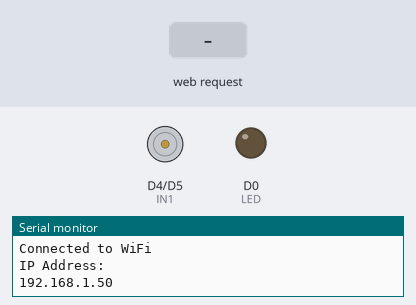
Simulated run of this sketch. Board: ESP8266 (NodeMCU). Parts: motor-driver pin pairs drawn as motors (green arrow = first pin HIGH = forward, orange = second pin HIGH = backward, longer = more drive, scaled by the enable pin), output pins drawn as LEDs (lit = HIGH), the last lines printed to the serial monitor. The test bench sets the inputs (shaded band). WiFi joins after 1.5 s; servers stay silent unless stated.

Above: at 3.2 s.
3.3 s: HTTP request GET /control?command=forward received
At 4.5 s:
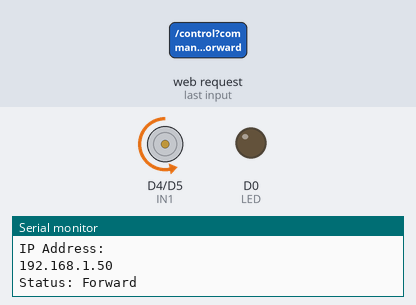
4.8 s: HTTP request GET /control?command=backward received
At 5.7 s:
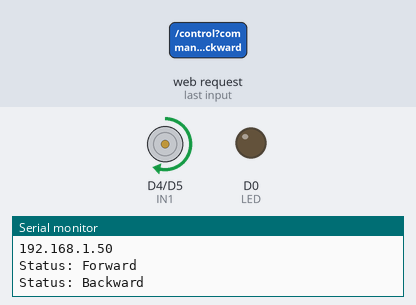
Timing chart, 0 to 7.8 s (numbered marks = the images above; inputs shaded):
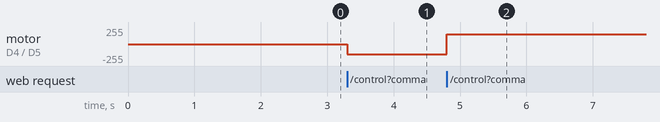

Measured:
- after the input at 3.3 s, motor on D4 (IN1) / D5 (IN2): stopped → backward 150/255 at once
- after the input at 4.8 s, motor on D4 (IN1) / D5 (IN2): backward 150/255 → forward 150/255 at once

The sketch:

DC_sensors_wifi.ino
```cpp
#include <ESP8266WiFi.h>
#include <ESP8266WebServer.h>
#include <DHT.h>

// Config
ESP8266WebServer server(80);

const char* ssid = "Linh";
const char* password = "0901176132@";

const int ENA = D6;
const int IN1 = D4;
const int IN2 = D5;
int speedMotor = 150;

const int LED = D0;

const int TRIG = D1;
const int ECHO = D2;
unsigned long duration;

const int LIGHT_OR_GAS = A0;

const int DHTPIN = D3;
const int DHTTYPE = DHT11;

DHT TEMP_HUM(DHTPIN, DHTTYPE);


float data;
String command;
unsigned long lastSensorReadTime = 0;
String currentState ="";

void connectWiFi() {
    Serial.println("Connecting to WiFi");
    WiFi.begin(ssid, password);

    while (WiFi.status() != WL_CONNECTED) {
      delay(1000);
      Serial.println("Connecting...");
    }

    Serial.println("Connected to WiFi");
    Serial.println("IP Address: ");
    Serial.println(WiFi.localIP());
}

void DC_forward() {
    digitalWrite(IN1, LOW);
    digitalWrite(IN2, HIGH);
    analogWrite(ENA, speedMotor);
    Serial.println("Status: Forward");
}

void DC_backward() {
    digitalWrite(IN1, HIGH);
    digitalWrite(IN2, LOW);
    analogWrite(ENA, speedMotor);
    Serial.println("Status: Backward");
}

void DC_stop() {
    digitalWrite(IN1, LOW);
    digitalWrite(IN2, LOW);
    analogWrite(ENA, 0);
    Serial.println("Status: Stop");
}

void measureDistance() {
    digitalWrite(TRIG, LOW);
    delayMicroseconds(2);
    digitalWrite(TRIG, HIGH);
    delayMicroseconds(10);
    digitalWrite(TRIG, LOW);
    duration = pulseIn(ECHO, HIGH);
    data = duration / 2.0 / 29.1;
}

void measureLightOrGas() {
    data = analogRead(LIGHT_OR_GAS);
}

void measureTemperature() {
    data = TEMP_HUM.readTemperature();
}

void HTTP_handleRoot() {
    String page = "<html><head><title>Final Exam</title></head><body>"
                  "<img src=\"https://img2.thuthuatphanmem.vn/uploads/2018/12/31/hinh-anh-dong-de-thuong_112054094.gif\" id=\"gif\">"
                  "<h1>DC CONTROL</h1>"
                  "<form id='controlForm'>"
                  "<button type='button' onclick='sendCommand(\"forward\")'>Forward</button>"
                  "<button type='button' onclick='sendCommand(\"backward\")'>Backward</button>"
                  "<button type='button' onclick='sendCommand(\"stop!!!\")'>Stop</button>"
                  "<br><br>"
                  "<label for='speed'>SPEED:</label>"
                  "<input type='range' id='speed' name='speed' min='50' max='550' value='" + String(speedMotor) + "' onchange='updateSpeedDisplay(this.value)'>"
                  "<span id='speedDisplay'>" + String(speedMotor) + "</span>"
                  "<br><br>"
                  "<input type='button' value='Apply' onclick='sendSpeed()'>"
                  "</form>"
                  "<script>"
                  "function sendCommand(command) {"
                  "  var xhr = new XMLHttpRequest();"
                  "  xhr.open('GET', '/control?command=' + command, true);"
                  "  xhr.send();"
                  "}"
                  "function updateSpeedDisplay(value) {"
                  "  document.getElementById('speedDisplay').innerText = value;"
                  "}"
                  "function sendSpeed() {"
                  "  var speedValue = document.getElementById('speed').value;"
                  "  var xhr = new XMLHttpRequest();"
                  "  xhr.open('GET', '/control?command=apply&speed=' + speedValue, true);"
                  "  xhr.send();"
                  "}"
                  "</script>"
                  "<h1>Sensor Data</h1>"
                  "<p id=\"data\">Sensor Value: <span id=\"k\"> </span> </p>"
                  "<script>"
                  "setInterval(function() {"
                  "  data1();"
                  "}, 500);"
                  "function data1() {"
                  "  var xhttp = new XMLHttpRequest();"
                  "  xhttp.onreadystatechange = function() {"
                  "    if (this.readyState == 4 && this.status == 200) {"
                  "      document.getElementById(\"k\").innerHTML = this.responseText;"
                  "    }"
                  "  };"
                  "  xhttp.open(\"GET\", \"getdata1\", true);"
                  "  xhttp.send();"
                  "}"
                  "</script>"
                  "</body></html>";
    server.send(200, "text/html", page);
}

void HTTP_handleControl() {
    command = server.arg("command");

    if (command == "forward") {
        DC_forward();
    } else if (command == "backward") {
        DC_backward();
    } else if (command == "stop!!!") {
        DC_stop();
    } else if (command == "apply") {
        if (server.hasArg("speed")) {
            speedMotor = server.arg("speed").toInt();
            Serial.print("Current Speed: ");
            Serial.println(speedMotor);
        }
    }

    server.send(200, "text/html", "<html><body><h1>Command Received</h1></body></html>");
}

void senddata() {
    String s = String(data);
    server.send(200, "text/plain", s);
}

void setup() {
    pinMode(ENA, OUTPUT);
    pinMode(IN1, OUTPUT);
    pinMode(IN2, OUTPUT);

    pinMode(LED, OUTPUT);

    pinMode(TRIG, OUTPUT);
    pinMode(ECHO, INPUT);

    TEMP_HUM.begin();

    Serial.begin(9600);
    connectWiFi();

    server.on("/", HTTP_handleRoot);
    server.on("/control", HTTP_handleControl);
    server.on("/getdata1", senddata);

    server.begin();
}

void loop() {
    server.handleClient();
    if (Serial.available()) {
        currentState = Serial.readStringUntil('\n');
    }

    if (millis() - lastSensorReadTime > 500) {
        if (currentState == "distance") {
            measureDistance();
            Serial.print("Distance value: ");
            Serial.print(data);
            Serial.println(" cm");
        } else if (currentState == "light" || currentState == "gas") {
            measureLightOrGas();
            Serial.print(currentState == "light" ? "Light" : "Gas");
            Serial.print(" value: ");
            Serial.println(data);
        } else if (currentState == "temp") {
            measureTemperature();
            Serial.print("Temperature: ");
            Serial.println(data);
        } else if (currentState == "stop") {
            Serial.println("All modes stopped.");
            currentState = "";
        }
        lastSensorReadTime = millis();
    }
}
```
